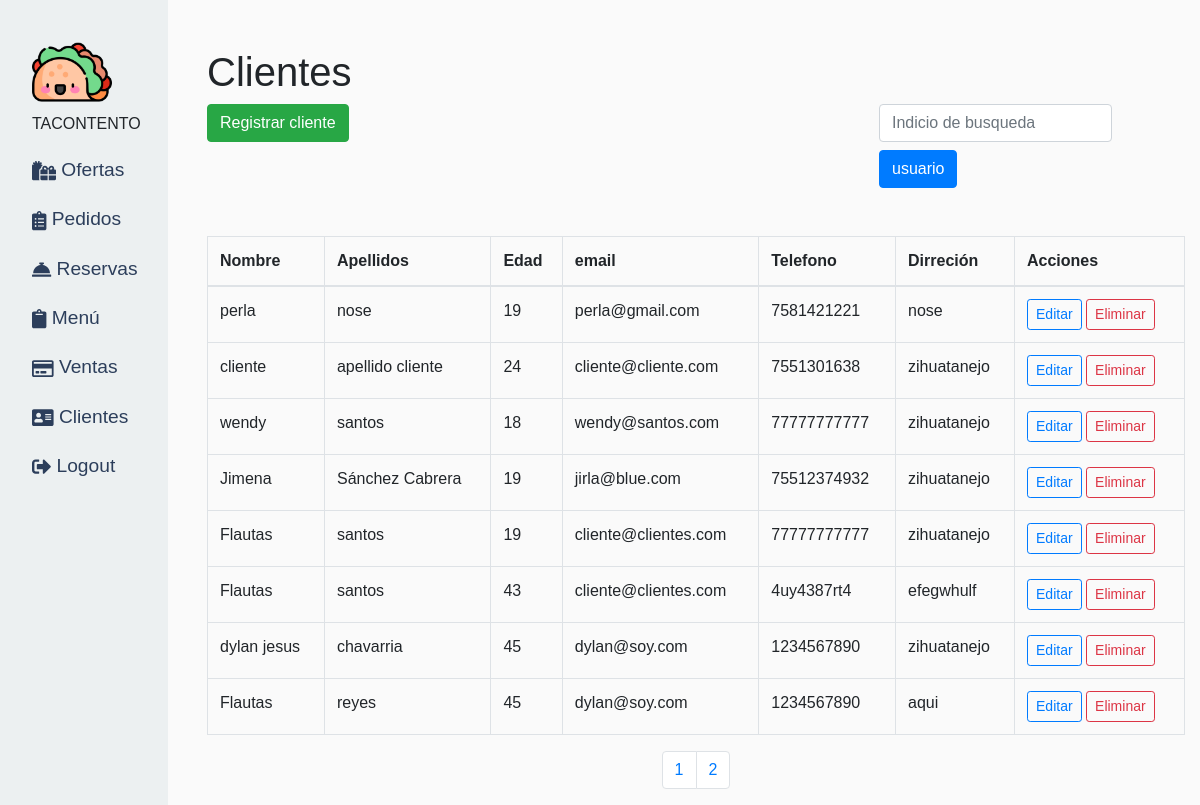
Page /index.php?page=usuario (signed in) on the committed database.
### tables this page shows
CREATE TABLE `usuarios` (
  `id` int(11) NOT NULL,
  `nombre` varchar(50) NOT NULL DEFAULT '0',
  `apellidos` varchar(50) NOT NULL DEFAULT '0',
  `direccion` varchar(100) NOT NULL DEFAULT '0',
  `email` varchar(50) NOT NULL DEFAULT '0',
  `edad` varchar(50) NOT NULL DEFAULT '0',
  `telefono` varchar(50) NOT NULL DEFAULT '0',
  `password` varchar(50) NOT NULL DEFAULT '0',
  `admin` varchar(2) NOT NULL DEFAULT '0'
);

### controller/UsuariosController.php (called while the page is built, shortened)
<?php
require_once 'model/Usuario.php';
class UsuariosController
{
    public function index()
    {
        $users = new Usuario;
        $startOfPaging = 0;
        $amountOfThePaging = 8;
        $search = "";
        $section = $users->paginationuser($search);
        $users = $users->indexuser($search, $startOfPaging, $amountOfThePaging);
        require_once('./views/usuarios/index.php');
    }
}

### index.php (called while the page is built)
<?php
	require('routes/web.php');
?>

### model/ModeloBase.php (called while the page is built, shortened)
<?php
class ModeloBase extends DB {
    public function index($query) {
        $conexion = parent::conexion();
        try {
            return $consulta = $conexion->query($query)->fetchAll();
        } catch (PDOException $e){
        }
    }
    public function pagination($sql){
        $conexion = parent::conexion();
        try {
            $pdo = $conexion->prepare($sql);
            $pdo->execute();
            $number_of_rows = $pdo->fetchColumn();
            if($number_of_rows){
                return $number_of_rows;
            }else{
                false;
            }
            } catch (PDOException $e) {
            } catch (Exception $e) {
        }
    }
}

### model/Usuario.php (called while the page is built, shortened)
<?php
require_once 'ModeloBase.php';
class Usuario extends ModeloBase {
    public function indexuser($search,$startOfPaging,$amountOfThePaging) {
        $db = new ModeloBase();
        if(empty($search)){
            $sql = "SELECT * FROM usuarios LIMIT $startOfPaging,$amountOfThePaging";
        }else{
            $sql = "SELECT * FROM usuarios WHERE nombre LIKE  '$search%' LIMIT $startOfPaging,$amountOfThePaging";
        }
        return  $db->index($sql);
    }
    public function paginationuser($search){
        $db = new ModeloBase();
        $sql = "SELECT COUNT(id) FROM usuarios";
        $number_of_rows = $db->pagination($sql);
        $section = ceil($number_of_rows / 8);
        return $section;
    }
}
?>

### views/usuarios/index.php (the view, shortened to what this page needs)
<?php
require_once 'views/admin/header.php';
?>
<div class="container">
  <h1>Clientes</h1>
  <div class="row">
    <div class="col-8">
      <a href="index.php?page=createusuario" class="btn btn-success pull-rigth ">Registrar cliente</a>
    </div>
    <div class="ml-auto col-4 ">
      <form method="GET" action="index.php" autocomplete="off">
        <label for="search">
          <input class="form-control" type="text" name="search" placeholder="Indicio de busqueda">
        </label>
        <input class="btn btn-primary" type="submit" name="page" value="usuario">
      </form>
    </div>
  </div>
  <br><br>
  <table class="table table-bordered">
    <thead>
      <tr>
        <th>Nombre</th>
        <th>Apellidos</th>
        <th>Edad</th>
        <th>email</th>
        <th>Telefono</th>
        <th>Dirreción</th>
        <th>Acciones</th>
      </tr>
    </thead>
    <tbody>
      <?php if (!empty($users)) : ?>
        <?php foreach ($users as $u) : ?>
          <tr>
            <td><?php echo $u['nombre'] ?></td>
            <td><?php echo $u['apellidos'] ?></td>
            <td> <?php echo $u['edad'] ?> </td>
            <td><?php echo $u['email'] ?></td>
            <td><?php echo $u['telefono'] ?></td>
            <td><?php echo $u['direccion'] ?></td>
            <td>
              <a href="index.php?page=editusuario&id=<?php echo $u['id'] ?>" class='btn btn-outline-primary btn-sm'>Editar</a>
              <button type="button" class=" btn btn-outline-danger btn-sm" data-toggle="modal" data-target="#modal<?php echo $u['id'] ?>">
                Eliminar
              </button>
            </td>
          </tr>
        <?php endforeach; ?>
      <?php endif; ?>
    </tbody>
  </table>
  <nav aria-label="Page navigation example">
    <ul class="pagination justify-content-center">
      <?php for ($i = 1; $i <= $section; $i++) :  ?>
        <li class="page-item">
          <a class="page-link" href="index.php?page=usuario&search=<?php echo $search ?>&p=<?php echo $i ?>">
            <?php echo $i ?>
          </a>
        </li>
      <?php endfor;  ?>
    </ul>
  </nav>
</div>
<?php
require_once 'views/admin/footer.php';
?>

### public/common/admin.css (style rules this page uses)
body { font-family: 'Poppins', sans-serif; background: #fafafa; }

### rows in the picture
usuarios: nombre "perla", apellidos "nose", edad "19", email "perla@gmail.com", telefono "7581421221", direccion "nose"
usuarios: nombre "cliente", apellidos "apellido cliente", edad "24", email "cliente@cliente.com", telefono "7551301638", direccion "zihuatanejo"
usuarios: nombre "wendy", apellidos "santos", edad "18", email "wendy@santos.com", telefono "77777777777", direccion "zihuatanejo"
usuarios: nombre "Jimena", apellidos "Sánchez Cabrera", edad "19", email "jirla@blue.com", telefono "75512374932", direccion "zihuatanejo"
usuarios: nombre "Flautas", apellidos "santos", edad "19", email "cliente@clientes.com", telefono "77777777777", direccion "zihuatanejo"
usuarios: nombre "Flautas", apellidos "santos", edad "43", email "cliente@clientes.com", telefono "4uy4387rt4", direccion "efegwhulf"
usuarios: nombre "dylan jesus", apellidos "chavarria", edad "45", email "dylan@soy.com", telefono "1234567890", direccion "zihuatanejo"
usuarios: nombre "Flautas", apellidos "reyes", edad "45", email "dylan@soy.com", telefono "1234567890", direccion "aqui"
